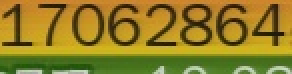
#> input picture image_segmentation/capture/catch149864984817.jpg, 146 x 37 px, found by its file name (shown 2 times larger); its folder holds only this picture in this run
$ jupyter execute number_segmentation_version4.0.ipynb
#> lines starting #> are read from the running program, lines starting #| are printed output that depends on the picture; after the words box and inside, x2 and y2 are one past the last pixel; in counts of white or black regions, pixels touching at a corner belong together
[cell 1]
# Generate number image data using threshold image segmentation

[cell 2]
import cv2
import numpy as np
from matplotlib import pyplot as plt

import matplotlib.patches as mpatches

from skimage import data
from skimage.filters import threshold_otsu
from skimage.segmentation import clear_border
from skimage.measure import label, regionprops
from skimage.morphology import closing, square
from skimage.color import label2rgb

import os

[cell 3]
def isIntersection(b1,b2):
    return not(b2[0] > b1[2] or b2[2] < b1[0] or b2[1] > b1[3] or b2[3] < b1[1])

[cell 4]
def flex_resize(img_ori):
    MAX_AREA=img_ori.shape[0]*img_ori.shape[1]
    # decide the scale factor
    scale=1.0
    imgH=img_ori.shape[0]
    imgH_ref=img_ori.shape[0]
    while (imgH<160):
        scale+=0.1
        imgH=scale*imgH_ref
    # resize image
    dst=cv2.resize(img_ori,(0,0),fx= scale,fy= scale, interpolation=cv2.INTER_NEAREST)
    return dst,MAX_AREA

def getBoundingBox(dst,MAX_AREA):
    img_gray=cv2.cvtColor(dst, cv2.COLOR_BGR2GRAY)

    blur = cv2.GaussianBlur(img_gray,(5,5),0)
    ret,threshold = cv2.threshold(blur,0,255,cv2.THRESH_BINARY_INV+cv2.THRESH_OTSU)

    unique, counts = np.unique(threshold, return_counts=True)
    thresholdCount=dict(zip(unique, counts))
    if (thresholdCount[255]/thresholdCount[0])>1:
        ret,threshold = cv2.threshold(blur,0,255,cv2.THRESH_BINARY+cv2.THRESH_OTSU)

    kernel=cv2.getStructuringElement(cv2.MORPH_RECT,(3,3))
    closing = cv2.morphologyEx(threshold, cv2.MORPH_CLOSE, kernel)

    # clear the image border
    cleared = clear_border(closing)

    # label the image
    label_image = label(cleared)

    all_regions=regionprops(label_image)

    candidate_regions=[]
    valid_regions=[]
    isValid=0

    padding=4  # we can adjust it to a bigger one
    for region in all_regions:
        # take regions with large enough areas
        if region.area >= MAX_AREA/18:
            minr,minc,maxr,maxc=region.bbox
            candidateBBx=(max(minr-padding,0),max(minc-padding,0),\
                          min(maxr+padding,threshold.shape[0]),min(maxc+padding,threshold.shape[1]))
            candidate_regions.append(candidateBBx)

    if len(candidate_regions):
        valid_regions=candidate_regions
    else:
        for i in range(len(candidate_regions)):
            rr=candidate_regions[i]# reference box
            for j in range(len(candidate_regions)):
                if i==j:
                    continue
                cr=candidate_regions[j]#the box to be compared with
                if cr[0]<rr[0] and cr[1]<rr[1] and cr[2]>rr[2] and cr[3]>rr[3]:
                    isValid=0
                    break
                else:
                    isValid=1
            if isValid:
                valid_regions.append(rr)

    return valid_regions

[cell 5]
all_files=[]
root_dir="/home/fengsibo/my_project/OCR/image_segmentation/capture/"
for parent,dirnames,filenames in os.walk(root_dir):
       for filename in filenames:
            full_filenames=filename
            all_files.append(full_filenames)
            #print "filename is:" + full_filenames
len(all_files)
#all_files[1][:-4]

[cell 6]
result_dir="/home/fengsibo/my_project/OCR/image_segmentation/result"
if not os.path.exists(result_dir):
    os.makedirs(result_dir)

v_r=[]
for file_id in range(len(all_files)):
    filename=root_dir+all_files[file_id]
    img_ori=cv2.imread(filename,1)
#> img_ori is the input picture: shape (37, 146, 3); mean B, G, R 37, 125.3, 143.7
    dst,MAX_AREA=flex_resize(img_ori)
#> in flex_resize, `dst=cv2.resize(img_ori,(0,0),fx= scale,fy= scale, interpolation=cv2.IN..`:
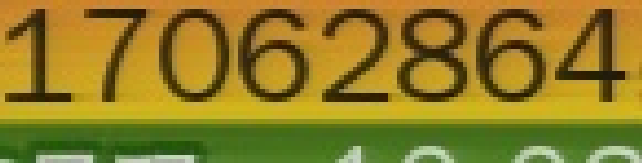
#> dst: shape (163, 642, 3); mean B, G, R 36.7, 125.1, 143.8
#> MAX_AREA = 5402
    v_r=getBoundingBox(dst,MAX_AREA)#valid region
#> in getBoundingBox, `img_gray=cv2.cvtColor(dst, cv2.COLOR_BGR2GRAY)`:
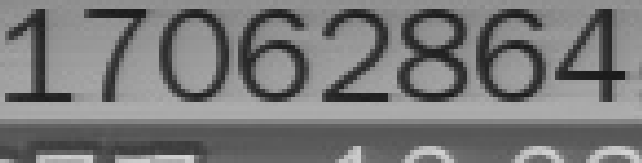
#> img_gray: shape (163, 642); min 25, max 212, mean 120.6
#> in getBoundingBox, `blur = cv2.GaussianBlur(img_gray,(5,5),0)`:
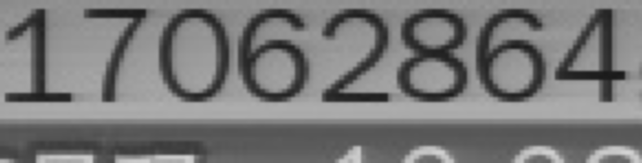
#> blur: shape (163, 642); min 25, max 212, mean 120.6
#> in getBoundingBox, `ret,threshold = cv2.threshold(blur,0,255,cv2.THRESH_BINARY_INV+cv2.THR..`:
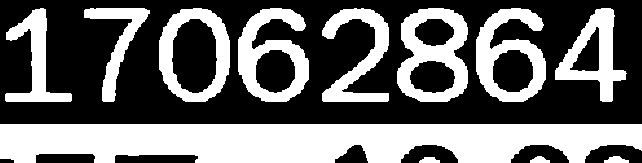
#> threshold: shape (163, 642); 41.5% white; 12 white regions, largest, box (x1, y1, x2, y2) and area: (0, 124, 642, 163) 20959, (397, 8, 468, 102) 3576, (238, 8, 309, 102) 3295
#> in getBoundingBox, `ret,threshold = cv2.threshold(blur,0,255,cv2.THRESH_BINARY_INV+cv2.THR..`: ret = 114
#> in getBoundingBox, `unique, counts = np.unique(threshold, return_counts=True)`: unique = [0, 255]; counts = [61267, 43379]
#> in getBoundingBox, `thresholdCount=dict(zip(unique, counts))`: thresholdCount = {0: 61267, 255: 43379}
#> in getBoundingBox, `closing = cv2.morphologyEx(threshold, cv2.MORPH_CLOSE, kernel)`: closing: shape (163, 642); 41.5% white; 12 white regions, largest, box (x1, y1, x2, y2) and area: (0, 124, 642, 163) 20959, (397, 8, 468, 102) 3578, (238, 8, 309, 102) 3297
#> in getBoundingBox, `cleared = clear_border(closing)`:
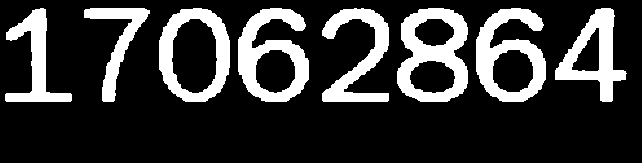
#> cleared: shape (163, 642); 21.1% white; 8 white regions
#> in getBoundingBox, `label_image = label(cleared)`:
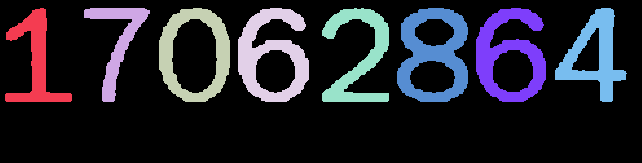
#> label_image: shape (163, 642) int64; 9 distinct labels, from 0 to 8; one colour per label, 0 black
#> in getBoundingBox, `all_regions=regionprops(label_image)`: all_regions = 8 regions; box (x1, y1, x2, y2) and area: (397, 8, 468, 102) 3578, (238, 8, 309, 102) 3297, (476, 8, 546, 102) 3257, (159, 8, 230, 102) 2846, (322, 8, 389, 102) 2602, (555, 8, 627, 102) 2595, (5, 8, 72, 102) 2170, (84, 8, 150, 102) 1774
#> the loop in getBoundingBox, `for region in all_regions:` made 8 passes
#> (minc, maxc, candidateBBx) on passes 1 to 8: (5, 72, (4, 1, 106, 76)), (84, 150, (4, 80, 106, 154)), (159, 230, (4, 155, 106, 234)), (238, 309, (4, 234, 106, 313)), (322, 389, (4, 318, 106, 393)), (397, 468, (4, 393, 106, 472)), (476, 546, (4, 472, 106, 550)), (555, 627, (4, 551, 106, 631))
#> after the loop in getBoundingBox, `for region in all_regions:`: candidate_regions = [(4, 1, 106, 76), (4, 80, 106, 154), (4, 155, 106, 234), (4, 234, 106, 313), (4, 318, 106, 393), (4, 393, 106, 472), (4, 472, 106, 550), (4, 551, 106, 631)]
#> in getBoundingBox, `valid_regions=candidate_regions`: valid_regions has the same summary as candidate_regions
#> v_r has the same summary as candidate_regions in getBoundingBox
    for i in range(len(v_r)):
        img=dst[v_r[i][0]:v_r[i][2],v_r[i][1]:v_r[i][3]]
        result_name=result_dir+'/'+all_files[file_id][:-4]+'_'+str(i)+'.jpg'
        cv2.imwrite(result_name,img)
#> this loop made 8 passes
#> pass 1, `img=dst[v_r[i][0]:v_r[i][2],v_r[i][1]:v_r[i][3]]`:
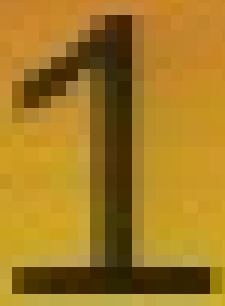
#> img: shape (102, 75, 3) (shown 3 times larger); mean B, G, R 35.1, 122.9, 163.4
#> pass 2, `img=dst[v_r[i][0]:v_r[i][2],v_r[i][1]:v_r[i][3]]`:
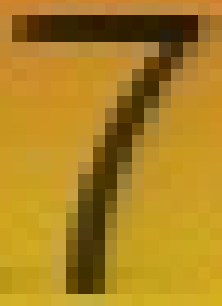
#> img: shape (102, 74, 3) (shown 3 times larger); mean B, G, R 34.1, 130.7, 172
#> pass 3, `img=dst[v_r[i][0]:v_r[i][2],v_r[i][1]:v_r[i][3]]`:
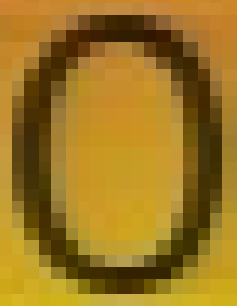
#> img: shape (102, 79, 3) (shown 3 times larger); mean B, G, R 33, 118.2, 156.2

$ run again, on image_segmentation/capture/catch149865026846.jpg
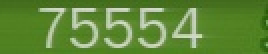
#> input picture image_segmentation/capture/catch149865026846.jpg, 134 x 27 px, found by its file name (shown 2 times larger)
#> img_ori is the input picture: shape (27, 134, 3); mean B, G, R 56.3, 136.7, 95.8
#> `dst,MAX_AREA=flex_resize(img_ori)`: MAX_AREA = 3618
#> in getBoundingBox, `ret,threshold = cv2.threshold(blur,0,255,cv2.THRESH_BINARY_INV+cv2.THR..`:
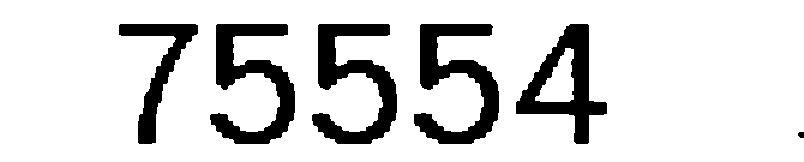
#> threshold: shape (162, 804); 84.7% white; 6 black regions, box (x1, y1, x2, y2) and area: (414, 24, 499, 144) 4472, (312, 24, 397, 144) 4451, (210, 24, 295, 144) 4398, (516, 24, 607, 144) 3903, (119, 24, 198, 144) 2650, (798, 132, 804, 138) 32
#> ret = 143
#> unique = [0, 255]; counts = [19906, 110342]
#> thresholdCount = {0: 19906, 255: 110342}
#> closing: shape (162, 804); 15.3% white; 6 white regions, box (x1, y1, x2, y2) and area: (414, 24, 499, 144) 4472, (312, 24, 397, 144) 4453, (210, 24, 295, 144) 4398, (516, 24, 607, 144) 3903, (119, 24, 198, 144) 2652, (798, 132, 804, 138) 32
#> cleared: shape (162, 804); 15.3% white; 5 white regions
#> label_image: shape (162, 804) int64; 6 distinct labels, from 0 to 5
#> all_regions = 5 regions; box (x1, y1, x2, y2) and area: (414, 24, 499, 144) 4472, (312, 24, 397, 144) 4453, (210, 24, 295, 144) 4398, (516, 24, 607, 144) 3903, (119, 24, 198, 144) 2652
#> the loop in getBoundingBox, `for region in all_regions:` made 5 passes
#> (minc, maxc, candidateBBx) on passes 1 to 5: (119, 198, (20, 115, 148, 202)), (210, 295, (20, 206, 148, 299)), (312, 397, (20, 308, 148, 401)), (414, 499, (20, 410, 148, 503)), (516, 607, (20, 512, 148, 611))
#> after the loop in getBoundingBox, `for region in all_regions:`: candidate_regions = [(20, 115, 148, 202), (20, 206, 148, 299), (20, 308, 148, 401), (20, 410, 148, 503), (20, 512, 148, 611)]
#> valid_regions has the same summary as candidate_regions
#> v_r has the same summary as candidate_regions in getBoundingBox
#> the loop `for i in range(len(v_r)):` made 5 passes
#> pass 2, `img=dst[v_r[i][0]:v_r[i][2],v_r[i][1]:v_r[i][3]]`:
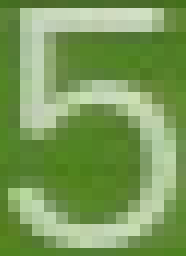
#> img: shape (128, 93, 3) (shown 2 times larger); mean B, G, R 88.7, 154.8, 121.3

$ run again, on image_segmentation/capture/catch149865026848.jpg
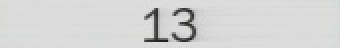
#> input picture image_segmentation/capture/catch149865026848.jpg, 170 x 24 px, found by its file name (shown 2 times larger)
#> img_ori is the input picture: shape (24, 170, 3); mean B, G, R 212.9, 213.2, 213
#> `dst,MAX_AREA=flex_resize(img_ori)`: MAX_AREA = 4080
#> in getBoundingBox, `ret,threshold = cv2.threshold(blur,0,255,cv2.THRESH_BINARY_INV+cv2.THR..`:
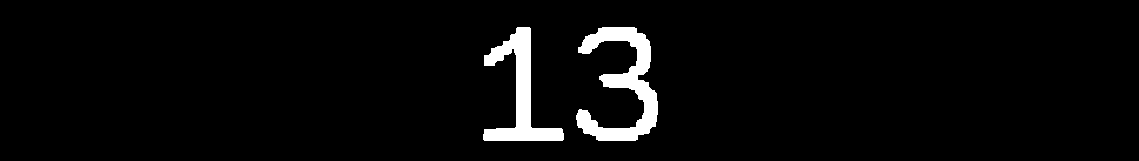
#> threshold: shape (161, 1139); 3.7% white; 2 white regions, box (x1, y1, x2, y2) and area: (576, 27, 658, 141) 3749, (483, 27, 564, 141) 3028
#> ret = 153
#> unique = [0, 255]; counts = [176602, 6777]
#> thresholdCount = {0: 176602, 255: 6777}
#> closing: shape (161, 1139); 3.7% white; 2 white regions
#> label_image: shape (161, 1139) int64; 3 distinct labels, from 0 to 2
#> all_regions = 2 regions; box (x1, y1, x2, y2) and area: (576, 27, 658, 141) 3749, (483, 27, 564, 141) 3036
#> the loop in getBoundingBox, `for region in all_regions:` made 2 passes
#> (minr, minc, maxr, maxc, candidateBBx) on passes 1 to 2: (27, 483, 141, 564, (23, 479, 145, 568)), (27, 576, 141, 658, (23, 572, 145, 662))
#> after the loop in getBoundingBox, `for region in all_regions:`: candidate_regions = [(23, 479, 145, 568), (23, 572, 145, 662)]
#> the loop `for i in range(len(v_r)):` made 2 passes
#> pass 2, `img=dst[v_r[i][0]:v_r[i][2],v_r[i][1]:v_r[i][3]]`:
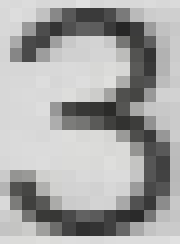
#> img: shape (122, 90, 3) (shown 2 times larger); mean B, G, R 165.3, 165.8, 165.8
